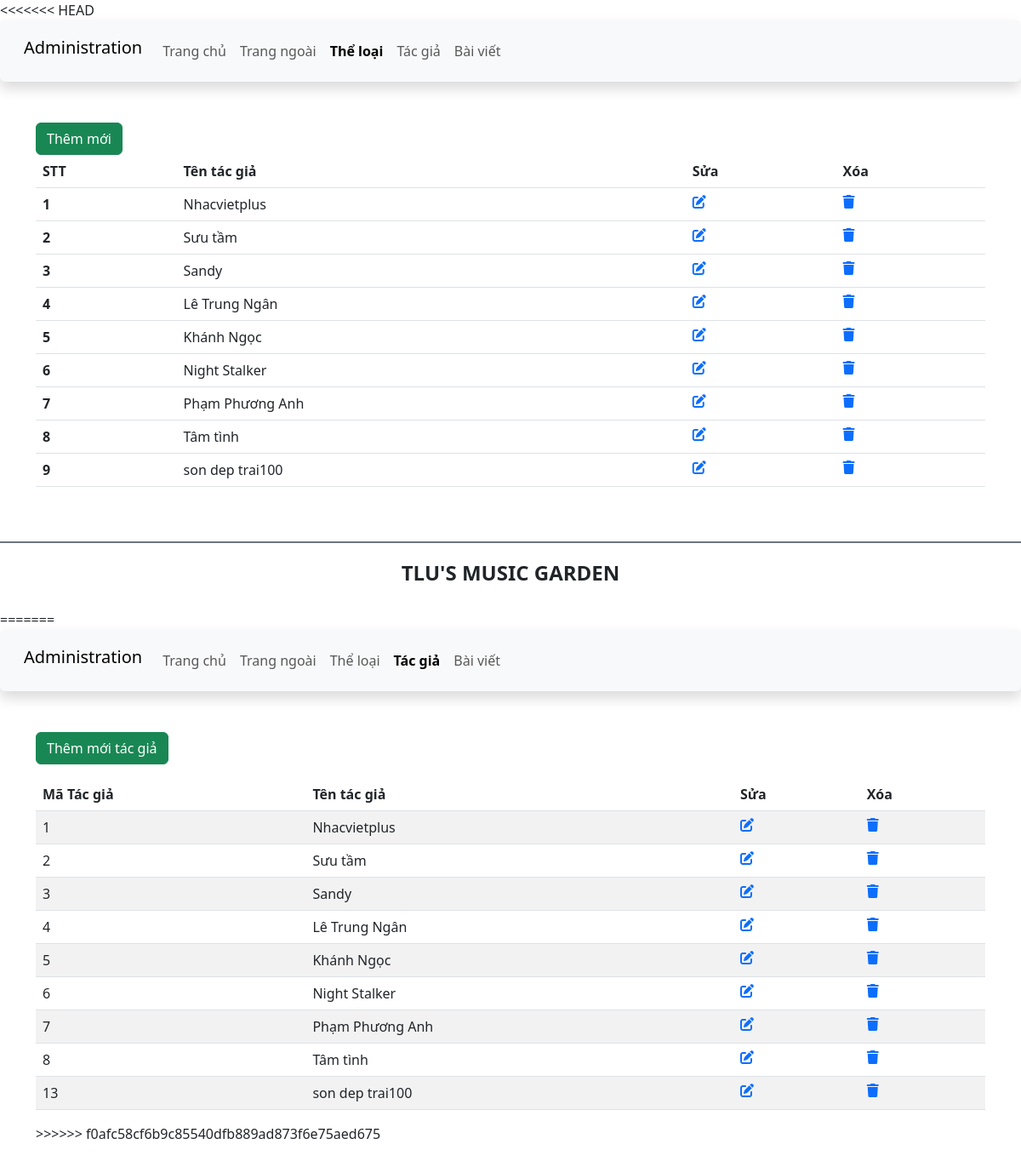
The app's page /admin/author.php with its own data.
### tables this page shows
CREATE TABLE `tacgia` (
  `ma_tgia` int(11) NOT NULL,
  `ten_tgia` varchar(100) NOT NULL,
  `hinh_tgia` varchar(100) DEFAULT NULL
);

### admin/author.php (the view, shortened to what this page needs)
<!DOCTYPE html>
<html lang="en">
<head>
    <link href="https://cdn.jsdelivr.net/npm/bootstrap@5.3.0-alpha1/dist/css/bootstrap.min.css" rel="stylesheet">
    <link rel="stylesheet" href="https://cdnjs.cloudflare.com/ajax/libs/font-awesome/6.3.0/css/all.min.css" />
    <link rel="stylesheet" href="css/style_login.css">
</head>
<body>
    <header>
        <nav class="navbar navbar-expand-lg bg-body-tertiary shadow p-3 bg-white rounded">
            <div class="container-fluid">
                <div class="h3">
                    <a class="navbar-brand" href="#">Administration</a>
                </div>
                <div class="collapse navbar-collapse" id="navbarSupportedContent">
                <ul class="navbar-nav me-auto mb-2 mb-lg-0">
                    <li class="nav-item">
                        <a class="nav-link" aria-current="page" href="./">Trang chủ</a>
                    </li>
                    <li class="nav-item">
                        <a class="nav-link" href="../index.php">Trang ngoài</a>
                    </li>
                    <li class="nav-item">
                        <a class="nav-link active fw-bold" href="category.php">Thể loại</a>
                    </li>
                    <li class="nav-item">
                        <a class="nav-link" href="author.php">Tác giả</a>
                    </li>
                    <li class="nav-item">
                        <a class="nav-link" href="article.php">Bài viết</a>
                    </li>
                </ul>
                </div>
            </div>
        </nav>
    </header>
    <main class="container mt-5 mb-5">
        <div class="row">
            <div class="col-sm">
                <a href="add_author.php" class="btn btn-success">Thêm mới</a>
                <table class="table">
    <thead>
        <tr>
            <th scope="col">STT</th>
            <th scope="col">Tên tác giả </th>
            <th>Sửa</th>
            <th>Xóa</th>
        </tr>
    </thead>
    <tbody>
    <?php
include '../Connect/db.php';
$sql = "SELECT ma_tgia, ten_tgia FROM tacgia";
$result = $conn->query($sql);
if ($result->num_rows > 0) {
    $stt=1;
    while($row = $result->fetch_assoc()) {
        echo "<tr>";
        echo "<th scope='row'>" . $stt . "</th>";
        echo "<td>" . $row['ten_tgia'] . "</td>";
        echo "<td><a href='edit_author.php?id=" . $row['ma_tgia'] . "'><i class='fa-solid fa-pen-to-square'></i></a></td>";
        echo "<td><a href='delete_author.php?id=" . $row['ma_tgia'] . "'><i class='fa-solid fa-trash'></i></a></td>";
        echo "</tr>";
        $stt++;
    }
} else {
    echo "<tr><td colspan='4'>Không có tác giả nào.</td></tr>";
}
?>
    </tbody>
</table>
            </div>
        </div>
    </main>
    <footer class="bg-white d-flex justify-content-center align-items-center border-top border-secondary  border-2" style="height:80px">
        <h4 class="text-center text-uppercase fw-bold">TLU's music garden</h4>
    </footer>
</body>
</html>
<!DOCTYPE html>
<html lang="en">
<head>
    <link href="https://cdn.jsdelivr.net/npm/bootstrap@5.3.0-alpha1/dist/css/bootstrap.min.css" rel="stylesheet">
    <link rel="stylesheet" href="https://cdnjs.cloudflare.com/ajax/libs/font-awesome/6.3.0/css/all.min.css" />
    <link rel="stylesheet" href="css/style_login.css">
</head>
<body>
    <header>
        <nav class="navbar navbar-expand-lg bg-body-tertiary shadow p-3 bg-white rounded">
            <div class="container-fluid">
                <div class="h3">
                    <a class="navbar-brand" href="#">Administration</a>
                </div>
                <div class="collapse navbar-collapse" id="navbarSupportedContent">
                <ul class="navbar-nav me-auto mb-2 mb-lg-0">
                    <li class="nav-item">
                        <a class="nav-link" aria-current="page" href="./">Trang chủ</a>
                    </li>
                    <li class="nav-item">
                        <a class="nav-link" href="../index.php">Trang ngoài</a>
                    </li>
                    <li class="nav-item">
                        <a class="nav-link " href="category.php">Thể loại</a>
                    </li>
                    <li class="nav-item">
                        <a class="nav-link active fw-bold" href="author.php">Tác giả</a>
                    </li>
                    <li class="nav-item">
                        <a class="nav-link " href="article.php">Bài viết</a>
                    </li>
                </ul>
                </div>
            </div>
        </nav>
    </header>
    <main class="container mt-5 mb-5">
        <div class="row">
            <div class="col-sm">
                <a href="add_author.php" class="btn btn-success mb-3">Thêm mới tác giả </a>
                <table class="table table-striped">
                    <thead>
                        <tr>
                            <th scope="col">Mã Tác giả</th>
                            <th scope="col">Tên tác giả </th>
                            <th>Sửa</th>
                            <th>Xóa</th>
                        </tr>
                    </thead>
                    <tbody>
                    <?php include 'author_process.php'; ?>
                    </tbody>
                </table>

### admin/author_process.php (shortened to what this page needs)
<?php
include '../db.php';
$sql = "SELECT ma_tgia,ten_tgia
        FROM tacgia ";
$result = $conn->query($sql);
if ($result->num_rows > 0) {
    while ($row = $result->fetch_assoc()) {
        echo "<tr>
                <td>{$row['ma_tgia']}</td>
                <td>{$row['ten_tgia']}</td>
                <td>
                    <a href='edit_author.php?id={$row['ma_tgia']}'><i class='fa-solid fa-pen-to-square'></i></a>
                </td>
                <td>
                    <a href='delete_author.php?id={$row['ma_tgia']}'><i class='fa-solid fa-trash'></i></a>
                </td>
              </tr>";
    }
} else {
    echo "<tr><td colspan='9'>Không có bài viết nào.</td></tr>";
}
?>

### records on screen
tacgia: ten_tgia "Nhacvietplus", ma_tgia "1"
tacgia: ten_tgia "Sưu tầm", ma_tgia "2"
tacgia: ten_tgia "Sandy", ma_tgia "3"
tacgia: ten_tgia "Lê Trung Ngân", ma_tgia "4"
tacgia: ten_tgia "Khánh Ngọc", ma_tgia "5"
tacgia: ten_tgia "Night Stalker", ma_tgia "6"
tacgia: ten_tgia "Phạm Phương Anh", ma_tgia "7"
tacgia: ten_tgia "Tâm tình", ma_tgia "8"
tacgia: ten_tgia "son dep trai100", ma_tgia "13"
